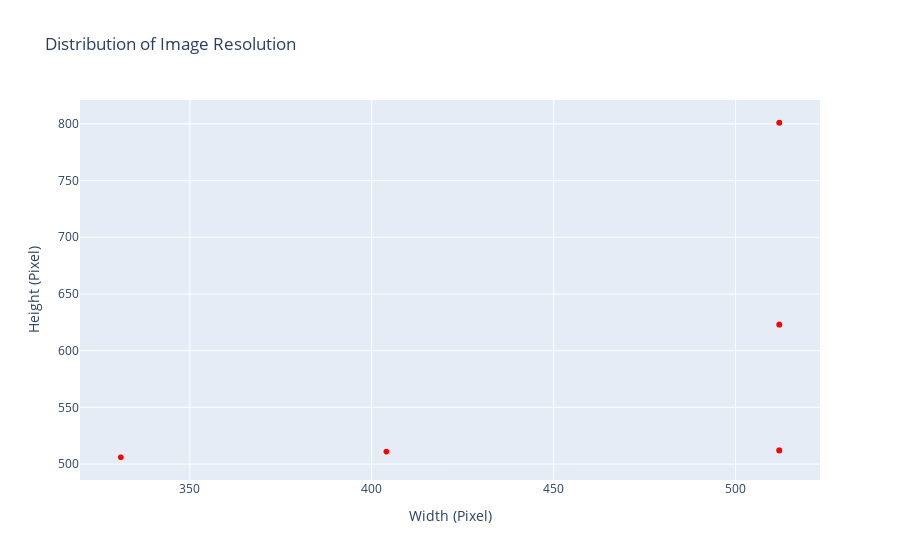

The notebook cell this image was saved under:
### Code cell
fig = px.scatter(x = resolutions[:,0], y = resolutions[:,1], title = "Distribution of Image Resolution")
fig.update_layout(
    xaxis_title = "Width (Pixel)",
    yaxis_title = "Height (Pixel)",
    showlegend = False,
    hovermode = "closest"
)
fig.update_traces(marker={'color': 'red'})
fig.show()

### Figure 1 — Plotly figure (JSON) as saved in the notebook; plotly's stock layout.template omitted (floating-point values rounded to 4 significant figures; data arrays with more than 128 entries replaced by an {"elided": "..."} marker saying what was removed)
{"data": [{"hovertemplate": "x=%{x}<br>y=%{y}<extra></extra>", "legendgroup": "", "marker": {"color": "red", "symbol": "circle"}, "mode": "markers", "name": "", "showlegend": false, "type": "scattergl", "x": {"elided": "1097 int values"}, "xaxis": "x", "y": {"elided": "1097 int values"}, "yaxis": "y"}], "layout": {"hovermode": "closest", "legend": {"tracegroupgap": 0}, "showlegend": false, "title": {"text": "Distribution of Image Resolution"}, "xaxis": {"anchor": "y", "domain": [0, 1], "title": {"text": "Width (Pixel)"}}, "yaxis": {"anchor": "x", "domain": [0, 1], "title": {"text": "Height (Pixel)"}}}}
